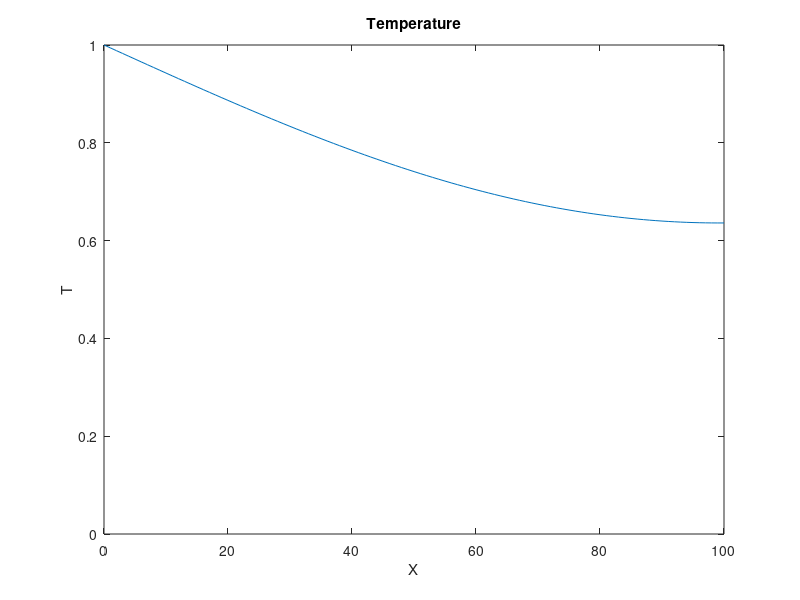
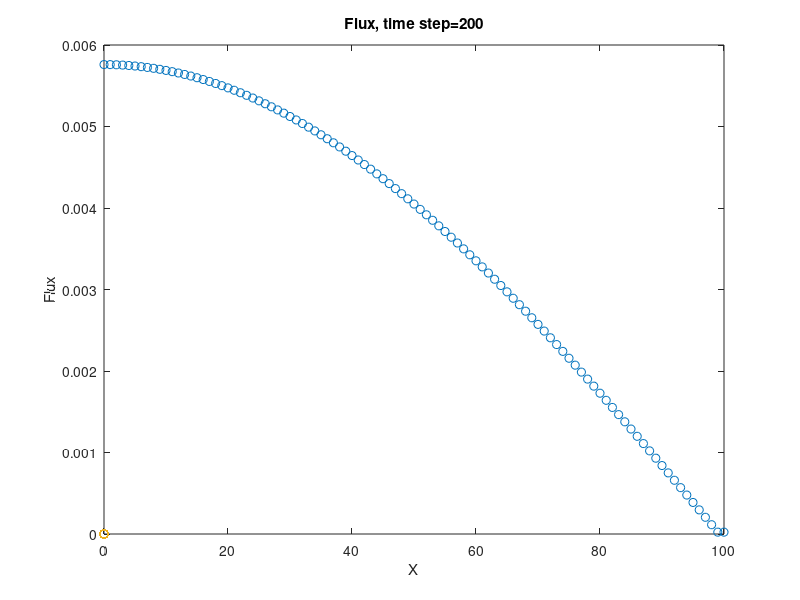

MATLAB code for these plots, in order:
% Chapter 5
% LBM- 1-D, diffusion equation D1Q2
clear
m=101;
dx=1.0;
rho=zeros(m);f1=zeros(m);f2=zeros(m); flux=zeros(m);
x=zeros(m);
x(1)=0.0;
for i=1:m-1
  x(i+1)=x(i)+dx;
end
alpha=0.25;
omega=1/(alpha+0.5);
twall=1.0;
nstep=20000;
for i=1:m
  f1(i)=0.5*rho(i);
  f2(i)=0.5*rho(i);
end
%Collision:
for k1=1:nstep
  for i=1:m
    feq=0.5*rho(i);
    f1(i)=(1-omega)*f1(i)+omega*feq;
    f2(i)=(1-omega)*f2(i)+omega*feq;
  end
  % Streaming:
  for i=1:m-1
    f1(m-i+1)=f1(m-i);
    f2(i)=f2(i+1);
  end
  %Boundary condition:
  f1(1)=twall-f2(1);
  f1(m)=f1(m-1);
  f2(m)=f2(m-1);
  for j=1:m
    rho(j)=f1(j)+f2(j);
  end
end
%Flux:
for k=1:m
  flux(k)=omega*(f1(k)-f2(k));
end
figure(1)
plot(x,rho)
title("Temperature")
xlabel("X")
ylabel("T")
figure(2)
plot(x,flux,"o")
title("Flux, time step=200")
xlabel("X")
ylabel("Flux")